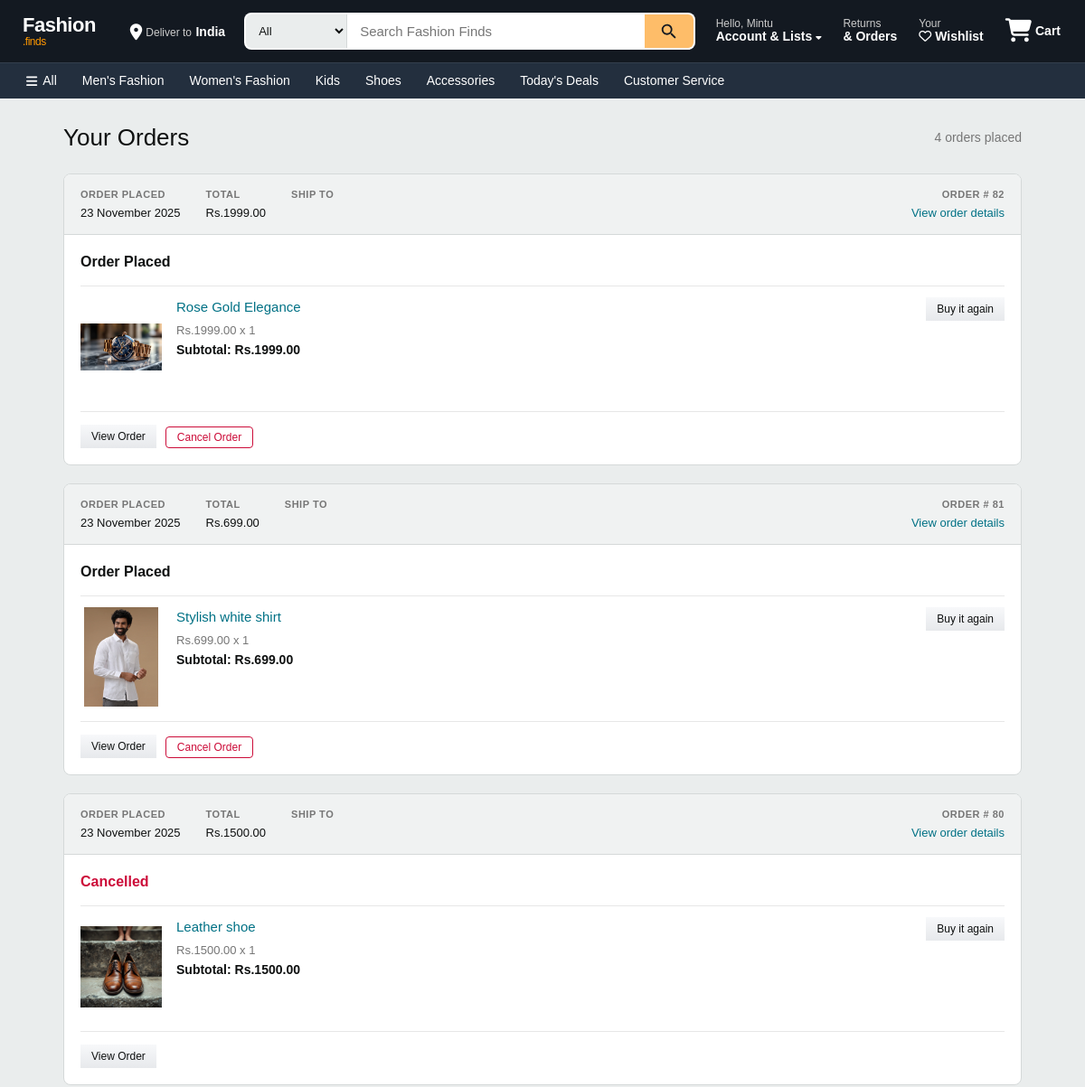
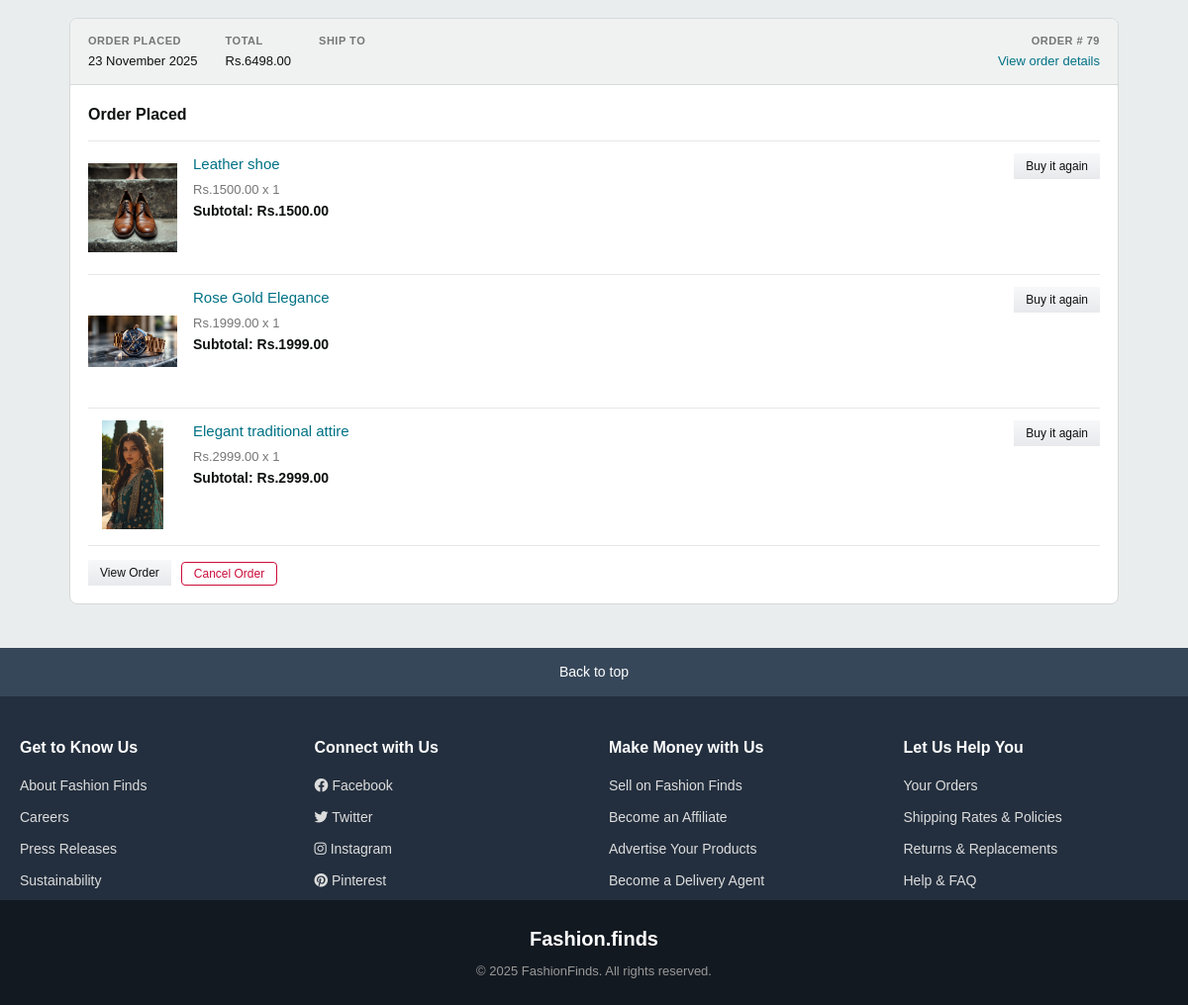
The page /my_orders (signed in) on the database its author committed (2 pictures, top to bottom).
### app/models.py (models this page shows, shortened)
class User(db.Model, UserMixin):
    __tablename__ = 'users'
    id = db.Column(db.Integer, primary_key=True)
    name = db.Column(db.String(100), nullable=False)
    phone = db.Column(db.String(15), nullable=False)
    email = db.Column(db.String(100), unique=True, nullable=False)
    password = db.Column(db.String(255), nullable=False)
    address = db.Column(db.Text, nullable=False)
    state = db.Column(db.String(50), nullable=False)
    city = db.Column(db.String(50), nullable=False)
    pincode = db.Column(db.String(10), nullable=False)
    reset_token = db.Column(db.String(255), nullable=True)
    reset_token_expiry = db.Column(db.DateTime, nullable=True)
    approved = db.Column(db.Boolean, default=False)
    role = db.Column(db.String(10), nullable=False)

class Order(db.Model):
    __tablename__ = 'orders'
    id = db.Column(db.Integer, primary_key=True)
    user_id = db.Column(db.Integer, db.ForeignKey('users.id'), nullable=False)
    total_price = db.Column(db.Float, nullable=False)
    status = db.Column(db.String(50), nullable=False, default="Pending")  # ('Pending', 'Shipped', 'Delivered', 'Cancelled')
    order_date = db.Column(db.DateTime, nullable=False, default=lambda: datetime.now(timezone.utc))
    delivery_date = db.Column(db.DateTime, nullable=True)
    order_items = db.relationship('OrderItem', backref='order', lazy=True, cascade="all, delete-orphan")
    delivery_person_id = db.Column(db.Integer, db.ForeignKey('users.id'), nullable=True)
    customer_name = db.Column(db.String(100), nullable=False)
    address_line_1 = db.Column(db.String(100), nullable=False)
    state = db.Column(db.String(100), nullable=False)
    city = db.Column(db.String(100), nullable=False)
    pincode = db.Column(db.String(20), nullable=False)
    mail = db.Column(db.String(50), nullable=False)

class Product(db.Model):
    __tablename__ = 'products'
    id = db.Column(db.Integer, primary_key=True)
    product_name = db.Column(db.String(100), nullable=False)
    product_picture = db.Column(db.String(1000), nullable=False)
    current_price = db.Column(db.Float, nullable=False)
    previous_price = db.Column(db.Float, nullable=False)
    description = db.Column(db.String(2000), nullable=True)
    color = db.Column(db.String(15))
    rating = db.Column(db.Integer, default=0)
    sale = db.Column(db.Boolean, default=False)
    discount = db.Column(db.Integer, nullable=True, default=0)
    category = db.Column(db.String(100), nullable=False)
    brand_id = db.Column(db.Integer, db.ForeignKey('brands.id'), nullable=True)
    count = db.Column(db.Integer, nullable=False, default=0)
    quantity_size = db.relationship('ProductSize', backref='product', lazy=True, cascade="all, delete-orphan")
    carts = db.relationship('Cart', backref='cart_product', lazy=True, cascade="all, delete-orphan")
    wishlists = db.relationship('Wishlist', backref='wishlist_product', lazy=True, cascade="all, delete-orphan")
    order_items = db.relationship('OrderItem', backref='product', lazy=True, cascade="all, delete-orphan")

class OrderItem(db.Model):
    __tablename__ = 'order_items'
    id = db.Column(db.Integer, primary_key=True)
    order_id = db.Column(db.Integer, db.ForeignKey('orders.id'), nullable=False)
    product_id = db.Column(db.Integer, db.ForeignKey('products.id'), nullable=False)
    quantity = db.Column(db.Integer, nullable=False, default=1)
    unit_price = db.Column(db.Float, nullable=False)  # Price at time of purchase
    subtotal = db.Column(db.Float, nullable=False)  # quantity * unit_price

### app/views.py (the view)
@views.route('/my_orders')
@login_required
def my_orders():
    orders = Order.query.filter_by(user_id=current_user.id).order_by(Order.order_date.desc()).all()
    orders_with_items = []
    for order in orders:
        order_items = OrderItem.query.filter_by(order_id=order.id).all()
        items_data = [{
            'name': item.product.product_name,
            'quantity': item.quantity,
            'unit_price': item.unit_price,
            'subtotal': item.subtotal,
            'image': item.product.product_picture,
            'product_id': item.product.id,
        } for item in order_items]
        orders_with_items.append({
            'id': order.id,
            'status': order.status,
            'total_price': order.total_price,
            'order_date': order.order_date,
            'delivery_date': order.delivery_date,
            'customer_name': order.customer_name,
            'order_items': items_data
        })
    return render_template('my_orders.html', orders=orders_with_items)

### app/templates/my_orders.html (shortened to what this page needs)
{% extends 'base.html' %}
{% block content %}
<div class="orders-page">
    <div class="orders-header">
        <h1>Your Orders</h1>
        <p class="orders-subtitle">{{ orders|length }} order{{ 's' if orders|length != 1 else '' }} placed</p>
    </div>
    {% if orders %}
        {% for order in orders %}
        <div class="order-card">
            <div class="order-card-header">
                <div class="order-header-col">
                    <span class="order-header-label">ORDER PLACED</span>
                    <span class="order-header-value">{{ order.order_date.strftime('%d %B %Y') }}</span>
                </div>
                <div class="order-header-col">
                    <span class="order-header-label">TOTAL</span>
                    <span class="order-header-value">Rs.{{ "%.2f"|format(order.total_price) }}</span>
                </div>
                <div class="order-header-col">
                    <span class="order-header-label">SHIP TO</span>
                </div>
                <div class="order-header-col order-header-right">
                    <span class="order-header-label">ORDER # {{ order.id }}</span>
                    <a href="{{ url_for('views.view_order_items', order_id=order.id) }}" class="order-details-link">View order details</a>
                </div>
            </div>
            <div class="order-card-body">
                <div class="order-status-row">
                    <span class="order-status
                        {% if order.status == 'Delivered' %} status-delivered
                        {% elif order.status == 'Cancelled' %} status-cancelled
                        {% elif order.status == 'In Transit' %} status-transit
                        {% else %} status-pending
                        {% endif %}">
                        {% if order.status == 'Delivered' %}
                            Delivered {{ order.delivery_date.strftime('%d %B %Y') if order.delivery_date else '' }}
                        {% elif order.status == 'In Transit' %}
                            In Transit
                        {% elif order.status == 'Cancelled' %}
                            Cancelled
                        {% else %}
                            Order Placed
                        {% endif %}
                    </span>
                </div>
                {% for item in order.order_items %}
                <div class="order-item-row">
                    <div class="order-item-image">
                        <a href="{{ url_for('views.product_info', product_id=item.product_id) }}">
                            <img src="{{ url_for('views.get_image', filename=item.image) }}" alt="{{ item.name }}" onerror="this.src='https://via.placeholder.com/100x120?text=No+Image'">
                        </a>
                    </div>
                    <div class="order-item-info">
                        <a href="{{ url_for('views.product_info', product_id=item.product_id) }}" class="order-item-name">{{ item.name }}</a>
                        <div class="order-item-price">Rs.{{ "%.2f"|format(item.unit_price) }} x {{ item.quantity }}</div>
                        <div class="order-item-subtotal">Subtotal: Rs.{{ "%.2f"|format(item.subtotal) }}</div>
                    </div>
                    <div class="order-item-actions">
                        <a href="{{ url_for('views.product_info', product_id=item.product_id) }}" class="btn-amazon-secondary btn-sm">Buy it again</a>
                    </div>
                </div>
                {% endfor %}
                <div class="order-card-footer">
                    <a href="{{ url_for('views.view_order_items', order_id=order.id) }}" class="btn-amazon-secondary btn-sm">View Order</a>
                    {% if order.status == 'In Transit' or order.status == 'Pending' %}
                    <form action="{{ url_for('views.cancel_order', order_id=order.id) }}" method="POST" class="order-cancel-form">
                        <button type="submit" class="btn-cancel btn-sm" onclick="return confirm('Are you sure you want to cancel this order?')">Cancel Order</button>
                    </form>
                    {% endif %}
                </div>
            </div>
        </div>
        {% endfor %}
    {% endif %}
</div>
{% endblock %}

### app/templates/navbar.html (shortened to what this page needs)
<div class="nav-container">
    <div class="navbar-top">
        <div class="logo">
            <a href="/">Fashion<span class="logo-accent">.finds</span></a>
        </div>
        <div class="deliver-to">
            <i class="fas fa-location-dot"></i>
            <div>
                <span class="deliver-label">Deliver to</span>
                <span class="deliver-value">India</span>
            </div>
        </div>
        <div class="nav-search">
            <form action="{{ url_for('views.search') }}" method="GET" class="search-bar">
                <select name="category" class="search-category">
                    <option value="">All</option>
                </select>
                <input type="text" name="query" class="search-input"
                       placeholder="Search Fashion Finds" required>
                <button type="submit" class="search-button">
                </button>
            </form>
        </div>
        <div class="nav-actions">
            <div class="dropdown">
                <a href="{{ url_for('auth.account') }}" class="nav-action-item">
                    <span class="nav-action-label">Hello, {% if current_user.is_authenticated %}{{ current_user.name }}{% else %}sign in{% endif %}</span>
                    <span class="nav-action-value">Account & Lists <i class="fas fa-caret-down nav-dropdown-arrow"></i></span>
                </a>
            </div>
            <a href="{{ url_for('views.my_orders') }}" class="nav-action-item">
                <span class="nav-action-label">Returns</span>
                <span class="nav-action-value">& Orders</span>
            </a>
            <a href="/wishlist" class="nav-action-item">
                <span class="nav-action-label">Your</span>
                <span class="nav-action-value"><i class="far fa-heart"></i> Wishlist</span>
            </a>
            <a href="/cart" class="nav-cart">
                <span class="cart-icon-wrap">
                    <i class="fas fa-shopping-cart"></i>
                </span>
                <span class="cart-label">Cart</span>
            </a>
        </div>
    </div>
    <div class="navbar-bottom">
        <div class="navbar-bottom-inner">
            <a href="/" class="nav-cat-link"><i class="fas fa-bars"></i> All</a>
            <a href="{{ url_for('views.products_by_category', category_name='Men') }}" class="nav-cat-link">Men's Fashion</a>
            <a href="{{ url_for('views.products_by_category', category_name='Women') }}" class="nav-cat-link">Women's Fashion</a>
            <a href="{{ url_for('views.products_by_category', category_name='Kids') }}" class="nav-cat-link">Kids</a>
            <a href="{{ url_for('views.products_by_category', category_name='Shoes') }}" class="nav-cat-link">Shoes</a>
            <a href="{{ url_for('views.products_by_category', category_name='Accessories') }}" class="nav-cat-link">Accessories</a>
            <a href="{{ url_for('views.search') }}?query=sale" class="nav-cat-link">Today's Deals</a>
            <a href="{{ url_for('views.contact') }}" class="nav-cat-link">Customer Service</a>
        </div>
    </div>
</div>

### rows shown on the page
User: name "Mintu"
Order: order_date "23 November 2025", total_price "1999.00", id "82", status "Order Placed", product_picture (picture), quantity "1"
Product: name "Rose Gold Elegance" "Rose Gold Elegance"
OrderItem: unit_price "1999.00", subtotal "1999.00"
Order: order_date "23 November 2025", total_price "699.00", id "81", status "Order Placed", product_picture (picture), quantity "1"
Product: name "Stylish white shirt"
OrderItem: unit_price "699.00", subtotal "699.00"
Order: order_date "23 November 2025", total_price "1500.00", id "80", status "Cancelled", product_picture (picture), quantity "1"
Product: name "Leather shoe" "Leather shoe"
OrderItem: unit_price "1500.00", subtotal "1500.00"
Order: order_date "23 November 2025", total_price "6498.00", id "79", status "Order Placed", product_picture (picture), quantity "1" "1" "1"
OrderItem: unit_price "1500.00", subtotal "1500.00"
OrderItem: unit_price "1999.00", subtotal "1999.00"
Product: name "Elegant traditional attire"
OrderItem: unit_price "2999.00", subtotal "2999.00"

### other values the page prints
{{ orders|length }} "4"
{{ 's' if orders|length != 1 else '' }} "s"
